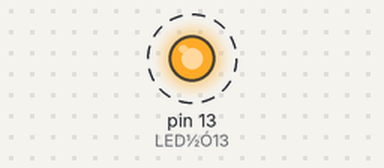
Recording of a sketch running on a simulated Arduino Uno, built with avr-gcc and run on an emulated ATmega328P. Shown: output pins drawn as LEDs (lit = HIGH). Dashed ring = blinking. What the sketch prints to the serial monitor is not drawn.

Above: at 0.5 s.
Timing chart, 0 to 4.6 s (numbered marks = the images above):
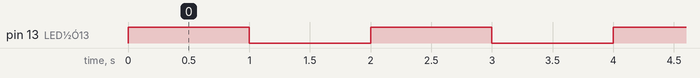

The sketch:

LED-blink.ino
```cpp
#include<HardwareSerial.h>
void setup(){
    Serial.begin(115200);
    pinMode(13, OUTPUT); //LED½Ó13
}
void loop(){
    digitalWrite(13, HIGH);
    delay(1000);
    digitalWrite(13, LOW);
    delay(1000);
    Serial.println("Hello World!");
}
```

Measured:
- by itself, pin 13 (LED½Ó13): alternates HIGH for 1.0 s and LOW for 1.0 s
